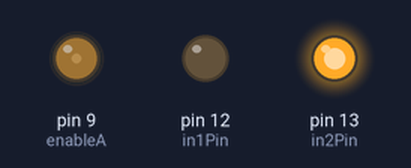
Bench run of a sketch on a simulated Arduino Uno, built with avr-gcc and run on an emulated ATmega328P. Shown: output pins drawn as LEDs (lit = HIGH).

Above: at 0.1 s.
Timing chart, 0 to 1.6 s (numbered marks = the images above):
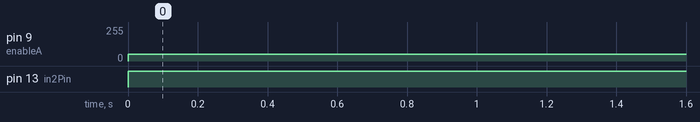

The sketch:

h_z.ino
```cpp
const int in1Pin=12;
const int in2Pin=13;
const int enableA=9;

const int hiz=50;

void setup() {
  pinMode(in1Pin,OUTPUT);
  pinMode(in2Pin,OUTPUT);
  pinMode(enableA,OUTPUT);

}
void loop()
{
analogWrite(enableA , hiz);
digitalWrite(in1Pin,LOW);
digitalWrite(in2Pin,HIGH);

}
```

Measured:
- by itself, pin 9 (enableA): 0/255 → 50/255 at 0.00 s
- by itself, pin 13 (in2Pin): LOW → HIGH at 0.00 s
